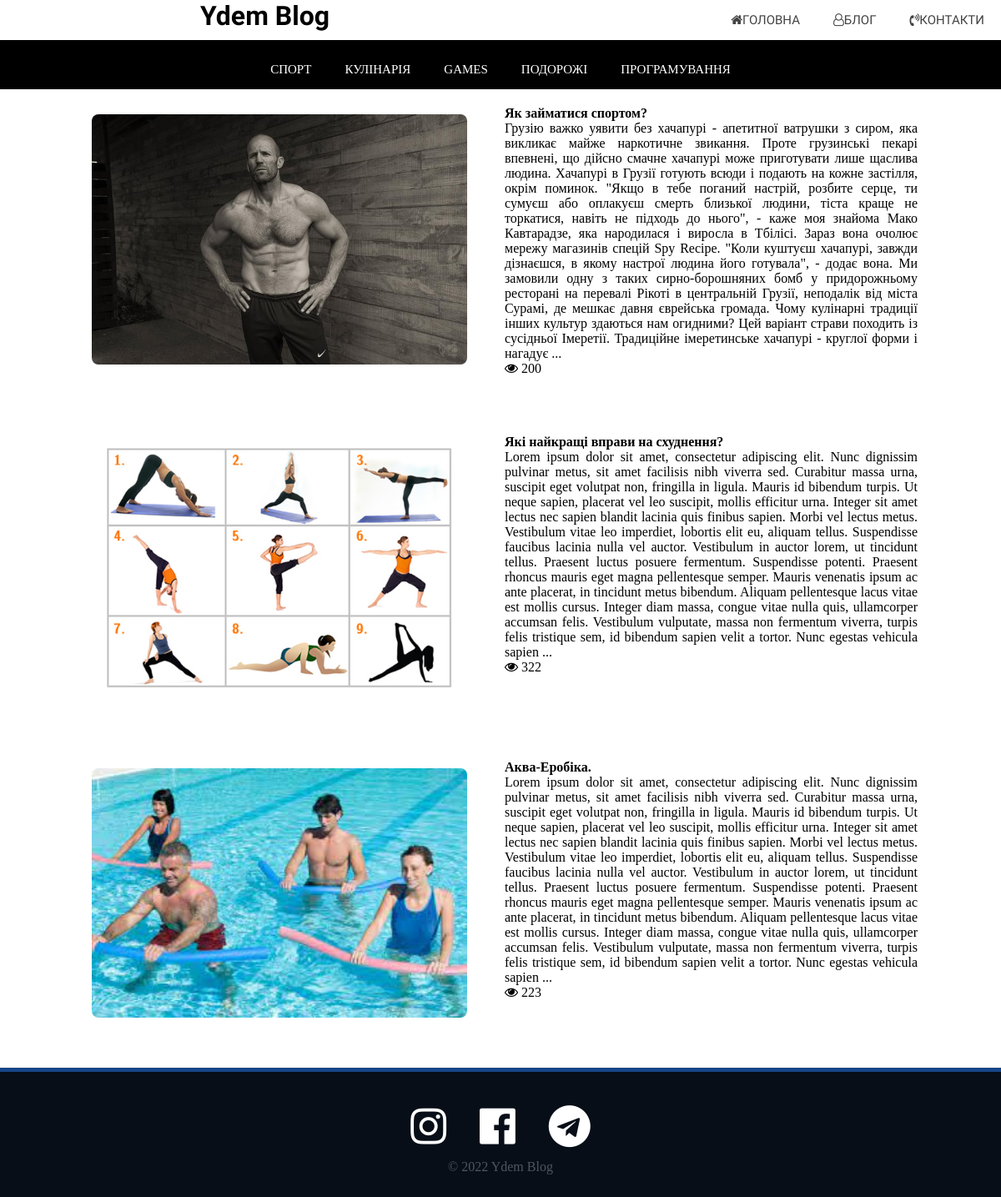
The page /articles_categories.php?id=1 on the database its author committed.
### tables this page shows
CREATE TABLE `articles_categories` (
  `id` int NOT NULL,
  `title` varchar(100) NOT NULL
);

CREATE TABLE `articles` (
  `id` int NOT NULL,
  `title` varchar(255) DEFAULT NULL,
  `image` varchar(255) NOT NULL,
  `text` text,
  `categorie_id` int DEFAULT NULL,
  `pubdate` datetime NOT NULL DEFAULT CURRENT_TIMESTAMP,
  `views` int NOT NULL DEFAULT '0'
);

### includes/config.php (called while the page is built, shortened)
<?php
$config = array(
    'title' => 'Ydem Blog',
    'db' => array(
        'server' => 'localhost',
        'username' => 'root',
        'password' => 'root',
        'name' => 'test_blog'
    )
);

### articles_categories.php (the view, shortened to what this page needs)
<?php require "includes/config.php" ?>
<!DOCTYPE html>
<html lang="ua">
<head>
    <link rel="stylesheet" href="https://cdnjs.cloudflare.com/ajax/libs/font-awesome/4.7.0/css/font-awesome.min.css">
    <link rel="stylesheet" href="/css/style2.css">
</head>
<body>
    <?php require "blocks/header.php" ?>
    <?php require "blocks/categoriesNav.php" ?>
    <?php
    $id = $_GET['id'];
    $article = mysqli_query($connection, "SELECT * FROM articles WHERE categorie_id = $id");
    if (mysqli_num_rows($article) <= 0) {
    ?>
        <h2>У цій категорії немає статтей</h1>
            <?php
        } else {
            while ($art = mysqli_fetch_assoc($article)) {
            ?>
                <div class="articles_categories_grid">
                    <img src="media/img/<?php echo $art['image']; ?>">
                    <p>
                        <a href="../article.php?id=<?php echo $art['id']; ?>">
                            <strong>
                                <?php echo $art['title']; ?>
                            </strong>
                            <br>
                            <?php echo mb_substr($art['text'], 0, 1000, 'utf-8') . " ..."; ?>
                            <br>
                        </a>
                        <i class="fa fa-eye">
                            <?php echo $art['views']; ?>
                        </i>
                    </p>
                </div>
        <?php
            }
        }
        ?>
        <?php require "blocks/footer.php" ?>
</body>
</html>

### blocks/header.php
<header class="menu">
    <h1><?php echo $config['title'] ?></h1>
    <ul>
        <li><a href="../index.php"><i class="fa fa-home"></i>Головна</a></li>
        <li><a href="../blog.php"><i class="fa fa-user-o"></i>Блог</a></li>
        <li><a href="../contact.php"><i class="fa fa-volume-control-phone"></i></i>Контакти</a></li>
    </ul>
</header>

### blocks/categoriesNav.php
<?php
$categories = mysqli_query($connection, "SELECT * FROM articles_categories ")
?>
<div class="categories">
    <ul>
        <?php
        while ($cat = mysqli_fetch_assoc($categories)) {
        ?>
            <li><a href="../articles_categories.php?id=<?php echo $cat['id']; ?>"><?php echo $cat['title']  ?></a></li>
        <?php
        }
        ?>
    </ul>
</div>

### blocks/footer.php
<footer>
  <ul class="icon">
    <li><a href="https://www.instagram.com/_ydem_/"><i class="fa fa-instagram"></a></i></li>
    <li><a href="https://www.facebook.com/profile.php?id=100009088597749"><i class="fa fa-facebook-official"></a></i></li>
    <li><a href="https://t.me/vadymb14"><i class="fa fa-telegram"></a></i></li>
  </ul>
  <span> © <?php echo date("Y") . " " . $config['title'] ?> </span>
</footer>

### css/style2.css (style rules this page uses)
* { margin: 0; padding: 0; outline: none; }
body, html { width: 100%; height: 100%; }
a { text-decoration:none; color:black; }
ul { list-style: none; }
header { width: 100%; background-color: #ffffff; font-family: 'Uchen', serif, Arial, Helvetica, sans-serif; position: fixed; }
.menu h1 { justify-content: left; margin-left: 20%; float: left; }
.menu > ul { display: flex; justify-content: right; }
.menu > ul li a { display: block; padding: 15px 20px 15px 20px; color: #434343; text-decoration: none; text-transform: uppercase; font-size: 15px; justify-content: center; }
.menu > ul li { position: relative; }
.menu > ul li > a i.fa { font-size: 15px; }
footer { background-color: rgb(7, 14, 24); color: rgb(79, 86, 93); height: 150px; border-top: 5px solid rgb(22, 69, 136) ; bottom: 0; }
footer span { display: flex; flex-direction: column; align-items: center; }
footer .icon { display: flex; justify-content: center; }
footer ul li { display: block; padding: 40px 20px 15px 20px; }
footer .fa { color: #ffffff; font-size: 50px; }
.categories { padding-top: 60px; width: 100%; background-color: rgb(0, 0, 0); display: flex; justify-content: center; }
.categories > ul { display: flex; justify-content: right; }
.categories > ul li a { display: block; padding: 15px 20px 15px 20px; text-decoration: none; text-transform: uppercase; font-size: 15px; color: rgb(255, 255, 255); justify-content: center; }
.categories > ul li { position: relative; }
.articles_categories_grid { padding: 20px 100px 50px 100px; display: grid; grid-template-columns: repeat(2,2fr) ; grid-auto-columns: 20px; grid-column-gap: 10px; grid-row-gap: 1em; }
.articles_categories_grid p { text-align: justify; }
.articles_categories_grid img { margin: 10px; width: 450px; border-radius: 8px; }

### rows shown on the page
articles_categories: title "СПОРТ"
articles_categories: title "КУЛІНАРІЯ"
articles_categories: title "GAMES"
articles_categories: title "ПОДОРОЖІ"
articles_categories: title "ПРОГРАМУВАННЯ"
articles: shows a picture, title "Як займатися спортом?", text "Грузію важко уявити без хачапурі - апетитної ватрушки з сиром, яка викликає майже наркотичне звикання. Проте грузинські пекарі впевнені, що дійсно смачне хачапурі може приготувати лише щаслива людина. Хачапурі в Грузії готують всюди і подають на кожне застілля, окрім поминок. \"Якщо в тебе поганий настрій, розбите серце, ти сумуєш або оплакуєш смерть близької людини, тіста краще не торкатися, навіть не підходь до нього\", - каже моя знайома Мако Кавтарадзе, яка народилася і виросла в Тбілісі. Зараз вона очолює мережу магазинів спецій Spy Recipe. \"Коли куштуєш хачапурі, завжди дізнаєшся, в якому настрої людина його готувала\", - додає вона. Ми замовили одну з таких сирно-борошняних бомб у…", views "200"
articles: image (picture), title "Які найкращі вправи на схуднення?", text "Lorem ipsum dolor sit amet, consectetur adipiscing elit. Nunc dignissim pulvinar metus, sit amet facilisis nibh viverra sed. Curabitur massa urna, suscipit eget volutpat non, fringilla in ligula. Mauris id bibendum turpis. Ut neque sapien, placerat vel leo suscipit, mollis efficitur urna. Integer sit amet lectus nec sapien blandit lacinia quis finibus sapien. Morbi vel lectus metus. Vestibulum vitae leo imperdiet, lobortis elit eu, aliquam tellus. Suspendisse faucibus lacinia nulla vel auctor. Vestibulum in auctor lorem, ut tincidunt tellus. Praesent luctus posuere fermentum. Suspendisse potenti. Praesent rhoncus mauris eget magna pellentesque semper. Mauris venenatis ipsum ac ante…", views "322"
articles: image (picture), title "Аква-Еробіка.", text "Lorem ipsum dolor sit amet, consectetur adipiscing elit. Nunc dignissim pulvinar metus, sit amet facilisis nibh viverra sed. Curabitur massa urna, suscipit eget volutpat non, fringilla in ligula. Mauris id bibendum turpis. Ut neque sapien, placerat vel leo suscipit, mollis efficitur urna. Integer sit amet lectus nec sapien blandit lacinia quis finibus sapien. Morbi vel lectus metus. Vestibulum vitae leo imperdiet, lobortis elit eu, aliquam tellus. Suspendisse faucibus lacinia nulla vel auctor. Vestibulum in auctor lorem, ut tincidunt tellus. Praesent luctus posuere fermentum. Suspendisse potenti. Praesent rhoncus mauris eget magna pellentesque semper. Mauris venenatis ipsum ac ante…", views "223"

### other values the page prints
$config['title'] "Ydem Blog"
